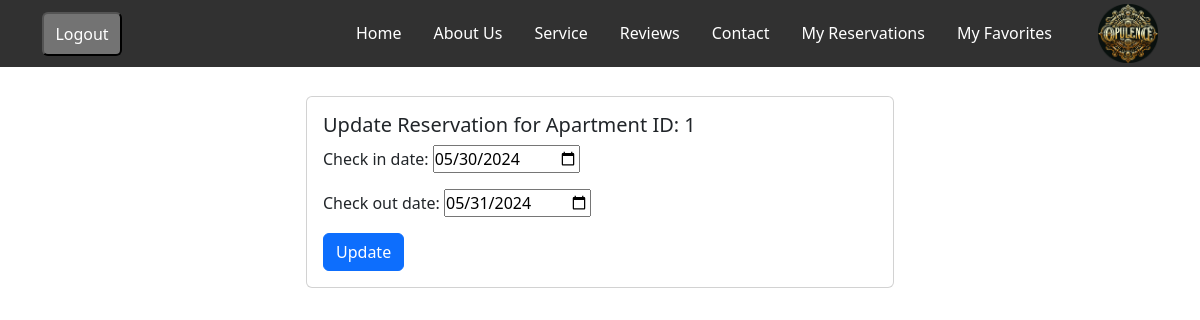
Page /res/res-update/5 (signed in) on the committed database.
### reservations/models.py (models this page shows, shortened)
class Reservation(models.Model):
    user = models.ForeignKey(settings.AUTH_USER_MODEL, null=True, blank=True, on_delete=models.CASCADE)
    apartment = models.ForeignKey(Apartment, on_delete=models.CASCADE)
    check_in_date = models.DateField()
    check_out_date = models.DateField()
    total_price = models.DecimalField(max_digits=10, decimal_places=2)
    reservation_status = models.ForeignKey(ReservationStatus, on_delete=models.CASCADE,default=1)

### apartments/models.py (models this page shows, shortened)
class Apartment(models.Model):
    category = models.ForeignKey(Category, on_delete=models.CASCADE)
    country=models.ForeignKey(Country,on_delete=models.SET_NULL,null=True,blank=True)
    city = models.ForeignKey(City, on_delete=models.CASCADE,null=True)
    actual_address=models.CharField(max_length=255,null=True)
    maps_link=models.CharField(max_length=255,null=True)
    apt_name = models.CharField(max_length=255)
    description = models.TextField()
    cover_image=models.ImageField(upload_to='covers/',null=True)
    district = models.CharField(max_length=30,null=True)
    is_active = models.BooleanField(default=True)
    is_booked = models.BooleanField(default=False)
    rooms = models.IntegerField(null=True)
    beds = models.IntegerField(null=True)
    bath_rooms = models.IntegerField(null=True)
    wifi = models.BooleanField(default=False)
    tv = models.BooleanField(default=False)
    price_per_night = models.DecimalField(max_digits=10, decimal_places=2)
    user = models.ForeignKey(settings.AUTH_USER_MODEL, null=True, blank=True, on_delete=models.CASCADE)
    created_at = models.DateTimeField(auto_now_add=True,null=True)
    updated_at = models.DateTimeField(auto_now=True,null=True)

### reservations/views.py (the view, shortened to what this page needs)
# urls.py: path("res-update/<int:pk>", ReservationUpdateView.as_view(), name='update-reserv'),
class ReservationUpdateView(LoginRequiredMixin, UpdateView):
    model = Reservation
    template_name = "reservations/update_res.html"
    form_class = UpdateResForm
    success_url = '/res'
    def dispatch(self, request, *args, **kwargs):
        reservation = self.get_object()
        if reservation.user != self.request.user:
            messages.error(self.request, "You are not authorized to update this reservation.")
            return HttpResponseRedirect(reverse('error-url'))
        return super().dispatch(request, *args, **kwargs)

### reservations/forms.py
class UpdateResForm(forms.ModelForm):
    class Meta:
        model = Reservation
        fields = ['check_in_date', 'check_out_date']
        widgets = {
            'check_in_date': DateInput(attrs={'type': 'date'}),
            'check_out_date': DateInput(attrs={'type': 'date'}),
        }

### templates/reservations/update_res.html (shortened to what this page needs)
{% extends "main_base.html" %}
{% load static %}
{% block content %}
<br><br><br><br>
  <div class="row">
    <div class="col-md-6 offset-md-3">
      <div class="card">
        <div class="card-body">
          <h5 class="card-title">Update Reservation for Apartment ID: {{ reservation.apartment.id }}</h5>
          <form method="post">
            {{ form.as_p }}
            <input type="submit" value="Update" class="btn btn-primary">
          </form>
        </div>
      </div>
    </div>
  </div>
{% endblock content %}

### BookingSystem/static/css/homePage.css (style rules this page uses)
* { margin: 0; padding: 0; }
:root { --main-color: #313131; --secondary-color: #737373; --hover-color: #7b6025; --secondary-golden-color: #a97510; }

### rows in the picture
Reservation: apartment.id "1", check_in_date "05/30/2024", check_out_date "05/31/2024"
